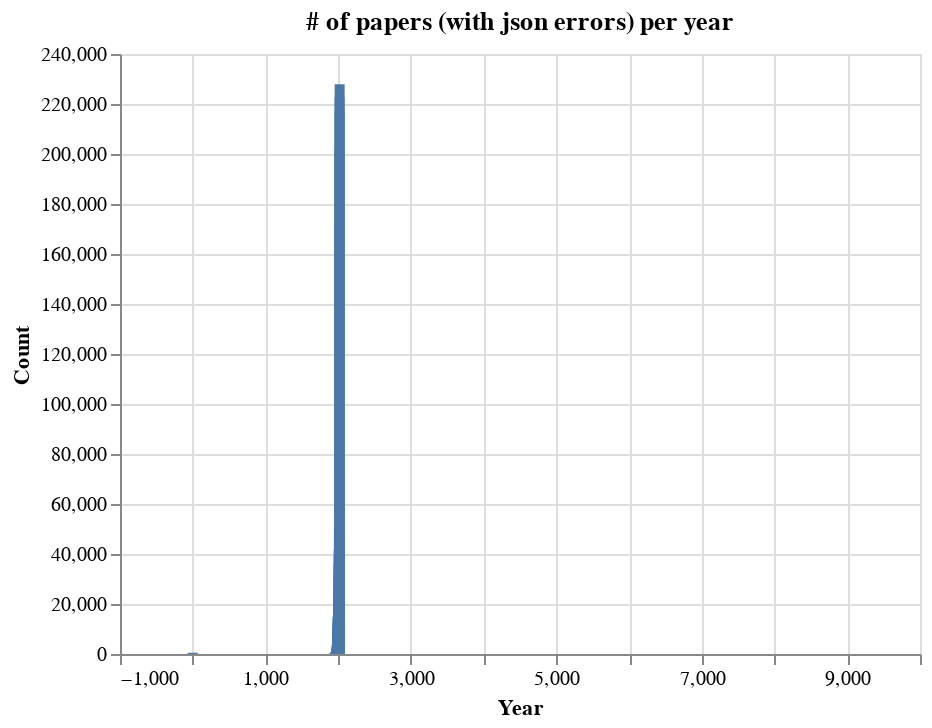

This figure's notebook cell:
### Code cell
alt.Chart(errors, title='# of papers (with json errors) per year').mark_bar().encode(x='Year', y='Count', tooltip=['Year', 'Count']).interactive()

### Figure 1 — Vega-Lite specification as saved in the notebook (floating-point values rounded to 4 significant figures; data arrays with more than 128 entries replaced by an {"elided": "..."} marker saying what was removed)
{"config": {"view": {"continuousWidth": 400, "continuousHeight": 300}}, "data": {"name": "data-cfc5bbc0c2df67d502dd5a2b7a2967cd"}, "mark": "bar", "encoding": {"tooltip": [{"field": "Year", "type": "quantitative"}, {"field": "Count", "type": "quantitative"}], "x": {"field": "Year", "type": "quantitative"}, "y": {"field": "Count", "type": "quantitative"}}, "selection": {"selector002": {"type": "interval", "bind": "scales", "encodings": ["x", "y"]}}, "title": "# of papers (with json errors) per year", "$schema": "https://vega.github.io/schema/vega-lite/v4.17.0.json", "datasets": {"data-cfc5bbc0c2df67d502dd5a2b7a2967cd": {"elided": "153 records"}}}
